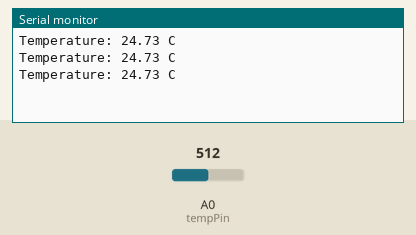
Simulated run of this sketch. Board: Arduino Uno, built with avr-gcc and run on an emulated ATmega328P. On the bench: the last lines printed to the serial monitor. Inputs (shaded band) come from the test bench; at power-on: A0 (tempPin) = 512.

Above: at 1.3 s.
1.4 s: A0 (tempPin) set to 716
At 1.9 s:
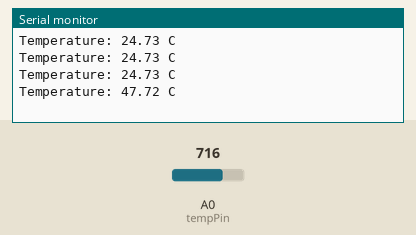
2.9 s: A0 (tempPin) set to 900
At 3.4 s:
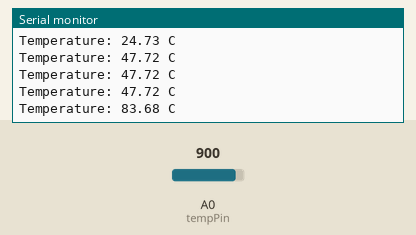
Timing chart, 0 to 5.9 s (numbered marks = the images above; inputs shaded):
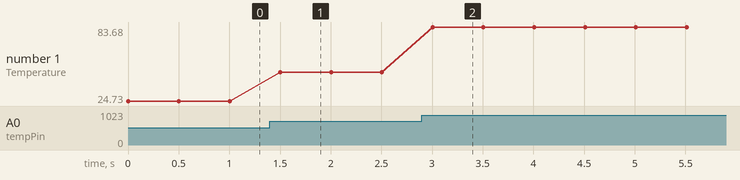

Measured:
- after the input at 1.4 s, the serial monitor: prints a new line after 0.10 s (image 1)
- after the input at 2.9 s, the serial monitor: prints a new line after 0.11 s (image 2)
- plotted number 1: 24.73 → 47.72 after the input at 1.4 s, 47.72 → 83.68 after the input at 2.9 s

The sketch:

NTC_B3950.ino
```cpp
//NTC B3950 Steinhart–Hart equation
int tempPin = A0;
float Vo;
float R1 = 10000;
float logR2, R2, T, temp;
float c1 = 1.009249522e-03, c2 = 2.378405444e-04, c3 = 2.019202697e-07;
float tempC;
void setup() {
  // put your setup code here, to run once:
  Serial.begin(9600);
  pinMode(tempPin, INPUT);
}

void loop() {
  // put your main code here, to run repeatedly:
  tempC = get_temp();
  Serial.print("Temperature: ");
  Serial.print(tempC);
  Serial.println(" C");
  delay(500);
}

float get_temp() {
  Vo = analogRead(tempPin);
  R2 = R1 * (1023.0 / Vo - 1.0); // R2= R1*(Vin/Vout - 1)
  logR2 = log(R2);
  T = (1.0 / (c1 + c2 * logR2 + c3 * logR2 * logR2 * logR2));
  return T - 273.15; //độ C
}
```
